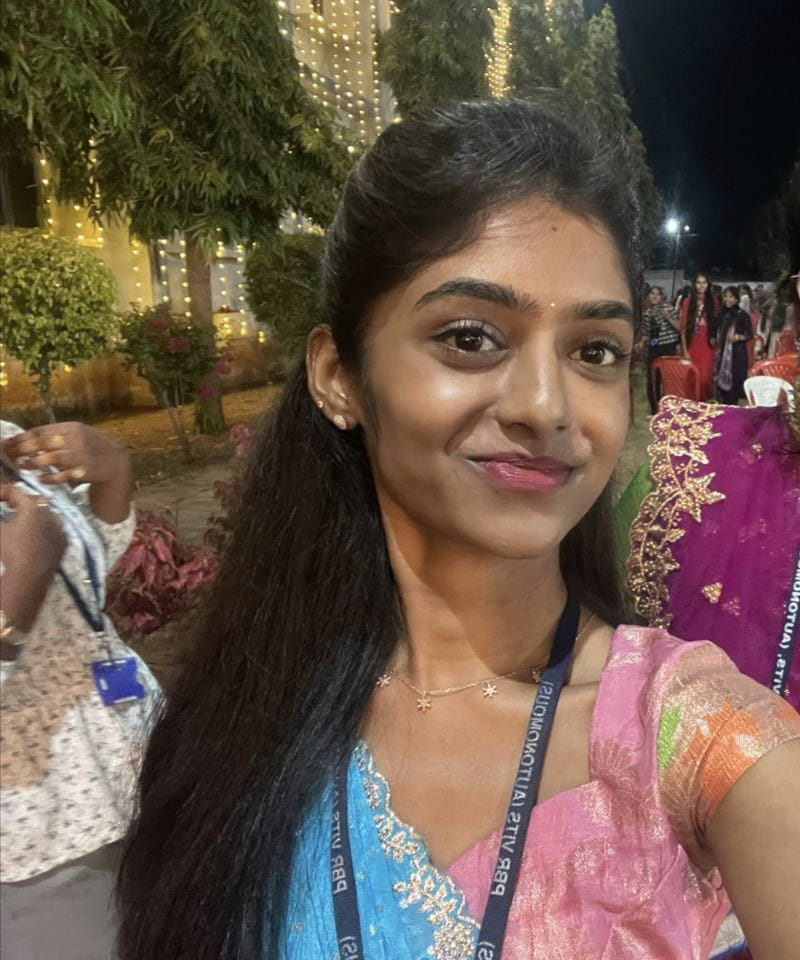
#> input picture lfw_subset/sravya/sravya_0.jpg, 800 x 960 px; its folder holds only this picture in this run
$ python generate_features.py
#> lines starting #> are read from the running program, lines starting #| are printed output that depends on the picture
import os
import cv2
import numpy as np
from sklearn.decomposition import PCA

# -------- SETTINGS --------
image_folder = "lfw_subset"
output_folder = "test_features"
embedding_dim = 20

images = []
labels = []

# -------- Load Images --------
for person in os.listdir(image_folder):
    person_path = os.path.join(image_folder, person)
    if os.path.isdir(person_path):
        for img_name in os.listdir(person_path):
            img_path = os.path.join(person_path, img_name)
            img = cv2.imread(img_path, cv2.IMREAD_GRAYSCALE)
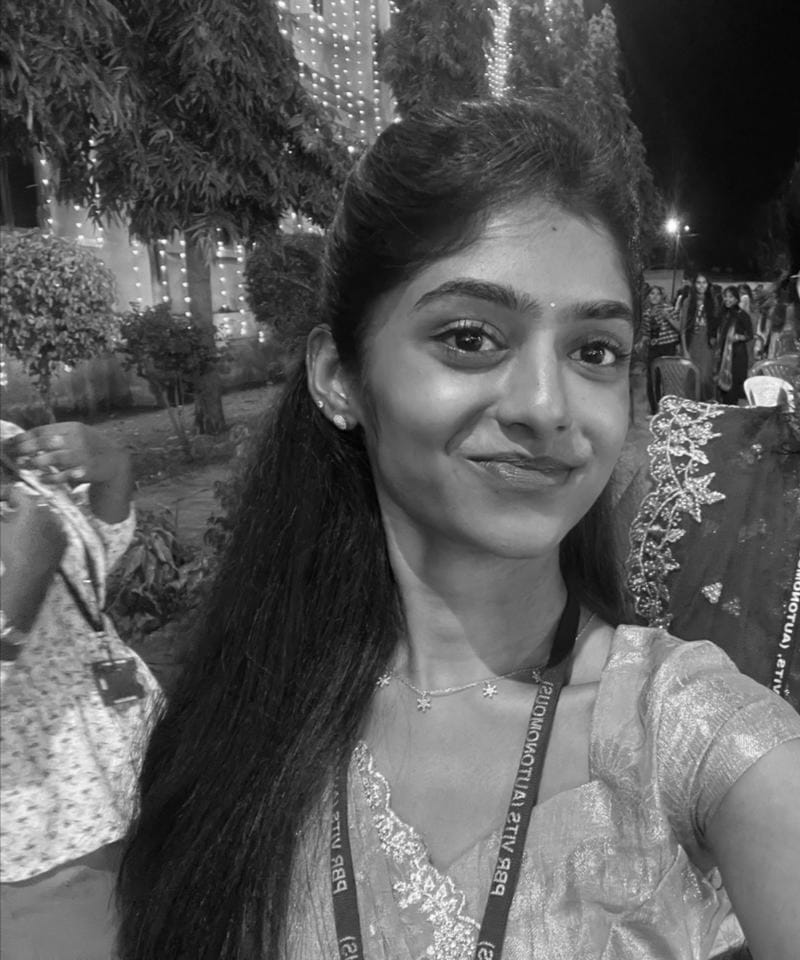
#> img: shape (960, 800); min 0, max 255, mean 90.4
            img = cv2.resize(img, (64, 64))
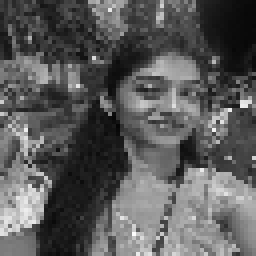
#> img: shape (64, 64) (shown 4 times larger); min 5, max 253, mean 90.3
            images.append(img.flatten())
            labels.append(person)

images = np.array(images)

print("Total images loaded:", len(images))
#| Total images loaded: 1

# -------- PCA Embedding --------
pca = PCA(n_components=embedding_dim)
#> (the run stopped early here; a loop or call above may not have finished)
